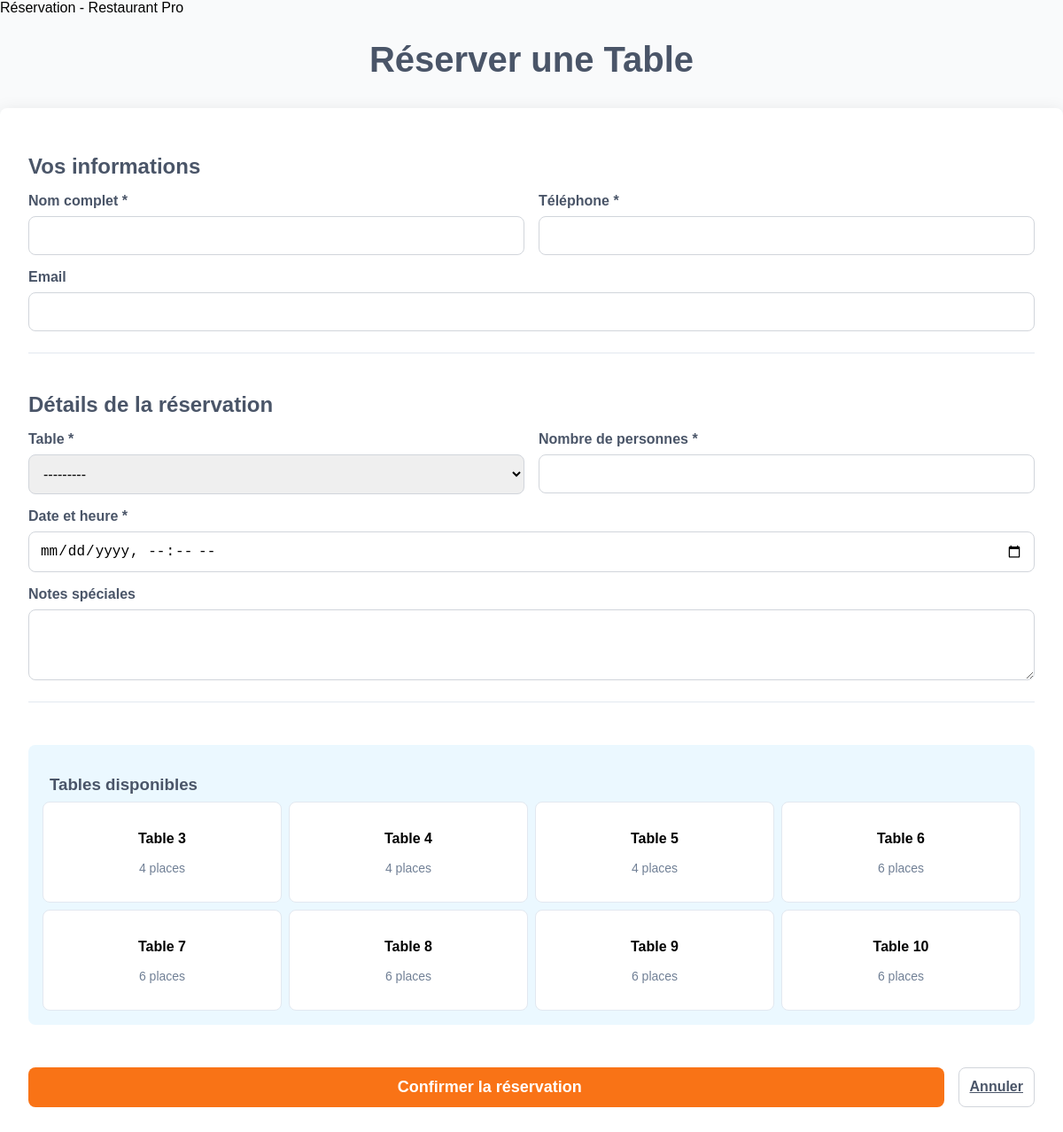
Page /reservation/ on the committed database.
### restaurant/models.py (models this page shows)
class Table(models.Model):
    numero = models.IntegerField(unique=True)
    capacite = models.IntegerField(
        validators=[MinValueValidator(1)]
    )
    disponible = models.BooleanField(default=True)
    class Meta:
        verbose_name = "Table"
        verbose_name_plural = "Tables"
        ordering = ['numero']
    def __str__(self):
        return f"Table {self.numero} ({self.capacite} places)"

### restaurant/views.py (the view)
# urls.py: path('reservation/', views.reservation, name='reservation'),
def reservation(request):
    if request.method == 'POST':
        form = ReservationForm(request.POST)
        if form.is_valid():
            reservation = form.save()
            messages.success(
                request,
                'Votre reservation a ete enregistree avec succes!'
            )
            return redirect('confirmation_reservation', pk=reservation.id)
    else:
        form = ReservationForm()
    tables_disponibles = Table.objects.filter(disponible=True)
    context = {
        'form': form,
        'tables_disponibles': tables_disponibles,
    }
    return render(request, 'restaurant/reservation.html', context)

### restaurant/forms.py
class ReservationForm(forms.ModelForm):
    class Meta:
        model = Reservation
        fields = [
            'client_nom',
            'client_telephone',
            'client_email',
            'table',
            'nombre_personnes',
            'date_reservation',
            'notes'
        ]
        widgets = {
            'date_reservation': forms.DateTimeInput(
                attrs={'type': 'datetime-local'}
            ),
            'notes': forms.Textarea(attrs={'rows': 3}),
        }

### restaurant/templates/restaurant/reservation.html (shortened to what this page needs)
{% block content %}
<div class="max-w-3xl mx-auto">
    <h1 class="title">Réserver une Table</h1>
    <div class="form-container">
        <form method="post" class="form">
            <div class="section">
                <h2 class="section-title">Vos informations</h2>
                <div class="grid">
                    <div>
                        <label class="label">Nom complet *</label>
                        {{ form.client_nom }}
                    </div>
                    <div>
                        <label class="label">Téléphone *</label>
                        {{ form.client_telephone }}
                    </div>
                </div>
                <div class="input-group">
                    <label class="label">Email</label>
                    {{ form.client_email }}
                </div>
            </div>
            <div class="section">
                <h2 class="section-title">Détails de la réservation</h2>
                <div class="grid">
                    <div>
                        <label class="label">Table *</label>
                        {{ form.table }}
                    </div>
                    <div>
                        <label class="label">Nombre de personnes *</label>
                        {{ form.nombre_personnes }}
                    </div>
                </div>
                <div class="input-group">
                    <label class="label">Date et heure *</label>
                    {{ form.date_reservation }}
                </div>
                <div class="input-group">
                    <label class="label">Notes spéciales</label>
                    {{ form.notes }}
                </div>
            </div>
            <div class="available-tables">
                <h3 class="available-tables-title">
                    Tables disponibles
                </h3>
                <div class="tables-grid">
                    {% for table in tables_disponibles %}
                    <div class="table-card">
                        <p class="table-number">Table {{ table.numero }}</p>
                        <p class="table-capacity">{{ table.capacite }} places</p>
                    </div>
                    {% endfor %}
                </div>
            </div>
            <div class="buttons-container">
                <button type="submit" class="submit-button">
                    Confirmer la réservation
                </button>
                <a href="{% url 'index' %}" class="cancel-button">Annuler</a>
            </div>
        </form>
    </div>
</div>
{% endblock %}

### restaurant/templates/restaurant/reservation.html (style rules this page uses)
.title { font-size: 2.5rem; font-weight: bold; color: #4a5568; margin-bottom: 2rem; text-align: center; }
.form-container { background-color: white; border-radius: 0.5rem; box-shadow: 0 4px 20px rgba(0, 0, 0, 0.1); padding: 2rem; }
.form { display: flex; flex-direction: column; gap: 1.5rem; }
.section { border-bottom: 1px solid #e2e8f0; padding-bottom: 1.5rem; }
.section-title { font-size: 1.5rem; font-weight: bold; color: #4a5568; margin-bottom: 1rem; }
.grid { display: grid; grid-template-columns: 1fr; gap: 1rem; }
@media (min-width: 768px) { .grid { grid-template-columns: 1fr 1fr; } }
.label { display: block; font-weight: bold; color: #4a5568; margin-bottom: 0.5rem; }
.input-group { margin-top: 1rem; }
input[type="text"], input[type="email"], input[type="tel"], input[type="number"], input[type="datetime-local"], select, textarea { width: 100%; padding: 0.75rem; border: 1px solid #d1d5db; border-radius: 0.5rem; font-size: 1rem; transition: border-color 0.2s; }
.available-tables { background-color: #ebf8ff; border-radius: 0.5rem; padding: 1rem; margin-top: 1.5rem; }
.available-tables-title { font-weight: bold; color: #4a5568; margin-bottom: 0.5rem; }
.tables-grid { display: grid; grid-template-columns: repeat(2, 1fr); gap: 0.5rem; }
@media (min-width: 768px) { .tables-grid { grid-template-columns: repeat(4, 1fr); } }
.table-card { background-color: white; border-radius: 0.5rem; padding: 1rem; text-align: center; border: 1px solid #e2e8f0; }
.table-number { font-weight: bold; }
.table-capacity { color: #718096; font-size: 0.875rem; }
.buttons-container { display: flex; gap: 1rem; margin-top: 1.5rem; }
.submit-button { flex: 1; background-color: #f97316; color: white; padding: 0.75rem; border: none; border-radius: 0.5rem; font-weight: bold; font-size: 1.125rem; cursor: pointer; transition: background-color 0.3s; }
.cancel-button { display: inline-block; padding: 0.75rem; border: 1px solid #d1d5db; border-radius: 0.5rem; font-weight: bold; color: #4a5568; transition: background-color 0.3s; }

### rows in the picture
Table: numero "3", capacite "4"
Table: numero "4", capacite "4"
Table: numero "5", capacite "4"
Table: numero "6", capacite "6"
Table: numero "7", capacite "6"
Table: numero "8", capacite "6"
Table: numero "9", capacite "6"
Table: numero "10", capacite "6"
